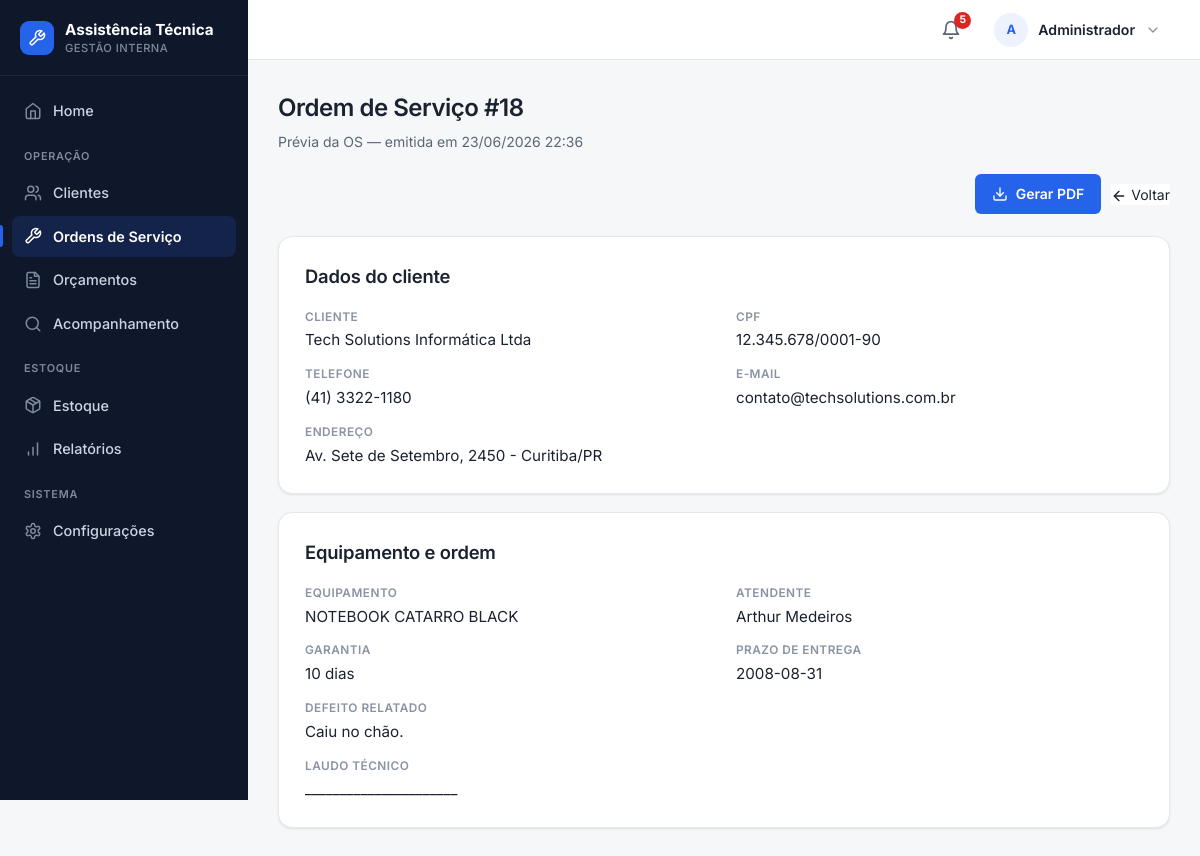
Page /ordem-servico/visualizar/18 (signed in) on the committed database.
### tables this page shows
CREATE TABLE ordens_servico (
    ordem_id INTEGER PRIMARY KEY AUTOINCREMENT,
    cliente_id INTEGER NOT NULL,
    equipamento TEXT NOT NULL,
    problema_relatado TEXT NOT NULL,
    status TEXT NOT NULL DEFAULT 'Aberto', funcionario_id INTEGER REFERENCES funcionarios(id), data_abertura TEXT, data_finalizacao TEXT, laudo TEXT, garantia TEXT, prazo_entrega TEXT,

    FOREIGN KEY (cliente_id) REFERENCES clientes(id)
);

CREATE TABLE clientes (
    id INTEGER PRIMARY KEY AUTOINCREMENT,
    nome TEXT NOT NULL,
    cpf TEXT UNIQUE,
    telefone TEXT,
    email TEXT,
    endereco TEXT
, data_cadastro TEXT);

CREATE TABLE funcionarios (
    id INTEGER PRIMARY KEY AUTOINCREMENT,
    nome TEXT NOT NULL,
    email TEXT NOT NULL UNIQUE,
    senha TEXT NOT NULL,
    cargo TEXT
, ativo INTEGER NOT NULL DEFAULT 1, perfil TEXT NOT NULL DEFAULT 'funcionario');

### routes/ordem_servico.py (the view)
@ordem_servico_bp.route("/ordem-servico/visualizar/<int:ordem_id>")
def visualizar_ordem(ordem_id):
    db = conectar()
    if not _ordem_atribuida_ao_tecnico(db, ordem_id):
        db.close()
        flash("Voce so pode visualizar ordens atribuidas a voce.", "erro")
        return redirect("/ordem-servico")
    ordem, pecas = _carregar_ordem_completa(db, ordem_id)
    db.close()
    if ordem is None:
        flash("Ordem de serviço não encontrada.", "erro")
        return redirect("/ordem-servico")
    return render_template(
        "visualizar-ordem-servico.html",
        ordem=ordem,
        pecas=pecas,
        emissao=datetime.now().strftime("%d/%m/%Y %H:%M"),
    )

### app.py (called while the page is built)
@app.context_processor
def injetar_alertas_estoque():
    if "funcionario_id" not in session:
        return {"alerta_estoque_baixo": 0}
    conexao = conectar()
    total = conexao.execute(
        "SELECT COUNT(*) FROM pecas WHERE quantidade <= estoque_minimo"
    ).fetchone()[0]
    conexao.close()
    return {"alerta_estoque_baixo": total}

def tem_permissao(perfil, *perfis):
    return perfil in perfis

@app.context_processor
def injetar_permissoes():
    perfil = session.get("funcionario_perfil")
    return {
        "perfil_atual": perfil,
        "pode": lambda *perfis: tem_permissao(perfil, *perfis),
    }

@app.before_request
def proteger_rotas():
    rotas_livres = (
        "/login",
        "/acompanhamento",
        "/static",
    )
    if request.path.startswith(rotas_livres):
        return None
    if request.path == "/funcionarios/cadastrar" and _sem_funcionarios():
        return None
    if "funcionario_id" not in session:
        return redirect("/login")
    perfil_atual = session.get("funcionario_perfil")
    if perfil_atual not in TODOS:
        session.clear()
        flash("Perfil de acesso invalido. Faca login com uma conta da equipe.", "erro")
        return redirect("/login")
    permitido = PERMISSOES.get(request.endpoint)
    if permitido is not None and perfil_atual not in permitido:
        flash("Você não tem permissão para acessar esta área.", "erro")
        return redirect("/")
    return None

### database.py (called while the page is built)
def _coluna_existe(conexao, tabela, coluna):
    colunas = conexao.execute(f"PRAGMA table_info({tabela})").fetchall()
    return any(item["name"] == coluna for item in colunas)

def conectar():
    conexao = sqlite3.connect("database/sistema.db")
    conexao.row_factory = sqlite3.Row
    conexao.execute("PRAGMA foreign_keys = ON")
    _garantir_schema(conexao)
    return conexao

### routes/ordem_servico.py (called while the page is built)
def _usuario_tecnico():
    return session.get("funcionario_perfil") == "tecnico"

def _ordem_atribuida_ao_tecnico(db, ordem_id):
    if not _usuario_tecnico():
        return True
    ordem = db.execute(
        "SELECT funcionario_id FROM ordens_servico WHERE ordem_id = ?",
        (ordem_id,),
    ).fetchone()
    return ordem is not None and ordem["funcionario_id"] == session.get("funcionario_id")

### templates/visualizar-ordem-servico.html (shortened to what this page needs)
{% extends "base.html" %}
{% import 'partials/_icons.html' as icons %}
{% macro campo(rotulo, valor) %}
<div class="os-campo">
    <span class="os-rotulo">{{ rotulo }}</span>
    <span class="os-valor">{{ valor if valor not in (None, '') else '—' }}</span>
</div>
{% endmacro %}
{% block conteudo %}
<div class="page-head">
    <h1>Ordem de Serviço #{{ ordem['ordem_id'] }}</h1>
    <p>Prévia da OS — emitida em {{ emissao }}</p>
</div>
<div class="topo" style="justify-content: flex-end;">
    <div class="acoes-topo">
        <a href="{{ url_for('ordem_servico.gerar_os_pdf', ordem_id=ordem['ordem_id']) }}" class="btn">
            {{ icons.icon('download', 16) }} Gerar PDF
        </a>
        <a href="{{ url_for('ordem_servico.listar_ordens') }}" class="btn--secondary">
            {{ icons.icon('arrow-left', 16) }} Voltar
        </a>
    </div>
</div>
<div class="container os-secao">
    <h2>Dados do cliente</h2>
    <div class="os-grid">
        {{ campo('Cliente', ordem['cliente_nome']) }}
        {{ campo('CPF', ordem['cliente_cpf']) }}
        {{ campo('Telefone', ordem['cliente_telefone']) }}
        {{ campo('E-mail', ordem['cliente_email']) }}
    </div>
    <div class="os-grid os-grid--full" style="margin-top:14px;">
        {{ campo('Endereço', ordem['cliente_endereco']) }}
    </div>
</div>
<div class="container os-secao">
    <h2>Equipamento e ordem</h2>
    <div class="os-grid">
        {{ campo('Equipamento', ordem['equipamento']) }}
        {{ campo('Atendente', ordem['funcionario_nome']) }}
        {{ campo('Garantia', ordem['garantia']) }}
        {{ campo('Prazo de entrega', ordem['prazo_entrega']) }}
    </div>
    <div class="os-grid os-grid--full" style="margin-top:14px;">
        {{ campo('Defeito relatado', ordem['problema_relatado']) }}
        {{ campo('Laudo técnico', ordem['laudo']) }}
    </div>
</div>
{% endblock %}

### static/css/global.css (style rules this page uses)
:root { --bg: #f6f7f9; --surface: #ffffff; --surface-2: #f9fafb; --border: #e6e8ec; --border-strong: #d5d9e0; --ink: #1a2230; --muted: #5b6675; --subtle: #8a93a3; --primary: #2563eb; --primary-hover: #1d4ed8; --primary-soft: #eef2ff; --success: #16a34a; --success-soft: #dcfce7; --warning: #d97706; --warning-soft: #fef3c7; --danger: #dc2626; --danger-hover: #b91c1c; --danger-soft: #fee2e2; --sidebar: #0f172a; --sidebar-ink: #cbd5e1; --sidebar-muted: #7e8aa0; --s-1: 4px; --s-2: 8px; --s-3: 12px; --s-4: 16px; --s-5: 20px; --s-6: 24px; --s-8: 32px; --r-sm: 6px; --r-md: 10px; --r-lg: 14px; --r-pill: 999px; --shadow-sm: 0 1px 2px rgba(16, 24, 40, 0.04), 0 1px 3px rgba(16, 24, 40, 0.06); --shadow-md: 0 4px 12px rgba(16, 24, 40, 0.08); --azul-900: #0f172a; --azul-800: #1e293b; --azul-700: #2563eb; --azul-600: #2563eb; --azul-500: #2563eb; --azul-100: #eef2ff; --azul-50: #f9fafb; --branco: #ffffff; --cinza-900: #1a2230; --cinza-700: #5b6675; --cinza-500: #8a93a3; --cinza-200: #e6e8ec; --cinza-100: #f1f3f6; --verde-100: #dcfce7; --verde-700: #166534; --amarelo-100: #fef3c7; --amarelo-700: #92400e; --vermelho-100: #fee2e2; --vermelho-700: #991b1b; --sombra: var(--shadow-sm); --raio: var(--r-md); }
* { box-sizing: border-box; }
body { min-height: 100vh; margin: 0; font-family: "Inter", -apple-system, BlinkMacSystemFont, "Segoe UI", Roboto, Arial, sans-serif; font-size: 14px; line-height: 1.5; color: var(--ink); background: var(--bg); -webkit-font-smoothing: antialiased; text-rendering: optimizeLegibility; }
h1, h2, h3, h4 { color: var(--ink); font-weight: 600; letter-spacing: -0.01em; }
h2 { margin: 0 0 18px; font-size: 1.15rem; }
a { color: var(--primary); text-decoration: none; }
.container, .card { background: var(--surface); border: 1px solid var(--border); border-radius: var(--r-lg); box-shadow: var(--shadow-sm); }
.container { padding: clamp(18px, 3vw, 26px); }
.topo { display: flex; justify-content: space-between; align-items: center; gap: 16px; margin-bottom: 22px; }
.acoes-topo, .botoes, .form-botao { display: flex; flex-wrap: wrap; gap: 10px; align-items: center; }
.btn, button, .voltar, .editar, .excluir { display: inline-flex; align-items: center; justify-content: center; gap: 8px; min-height: 40px; padding: 9px 16px; border: 1px solid transparent; border-radius: var(--r-sm); color: #fff; background: var(--primary); text-decoration: none; font: inherit; font-weight: 600; line-height: 1; cursor: pointer; white-space: nowrap; transition: background-color 0.15s ease, border-color 0.15s ease, box-shadow 0.15s ease, color 0.15s ease; }
.btn--secondary, .btn-home, .voltar, .editar { background: var(--surface); color: var(--ink); border-color: var(--border-strong); }

### static/css/layout.css (style rules this page uses)
.page-head { margin: 0 0 22px; }
.page-head h1 { margin: 0; color: var(--ink); font-size: clamp(1.25rem, 2vw, 1.6rem); font-weight: 600; letter-spacing: -0.02em; }
.page-head p { margin: 5px 0 0; color: var(--muted); }

### templates/visualizar-ordem-servico.html (style rules this page uses)
.os-grid { display: grid; grid-template-columns: repeat(2, minmax(0, 1fr)); gap: 14px 24px; }
.os-grid--full { grid-template-columns: 1fr; }
.os-campo { display: flex; flex-direction: column; gap: 3px; }
.os-rotulo { font-size: 0.74rem; font-weight: 600; text-transform: uppercase; letter-spacing: .04em; color: var(--subtle); }
.os-valor { font-size: 0.95rem; color: var(--ink); }
.os-secao + .os-secao { margin-top: 18px; }

### rows in the picture
ordens_servico: ordem_id "18", equipamento "NOTEBOOK CATARRO BLACK 10 dias 2008-08-31 Caiu no chão. ______________________"
clientes: nome "Tech Solutions Informática Ltda 12.345.678/0001-90 (41) 3322-1180 contato@techsolutions.com.br Av. Sete de Setembro, 2450 - Curitiba/PR"
funcionarios: nome "Arthur Medeiros"

### other values in the picture
{{ alerta_estoque_baixo }} "5"
{{ iniciais }} "A"
{{ nome_usuario }} "Administrador"
{{ rotulo }} "CLIENTE CPF TELEFONE E-MAIL ENDEREÇO EQUIPAMENTO ATENDENTE GARANTIA PRAZO DE ENTREGA DEFEITO RELATADO LAUDO TÉCNICO"
